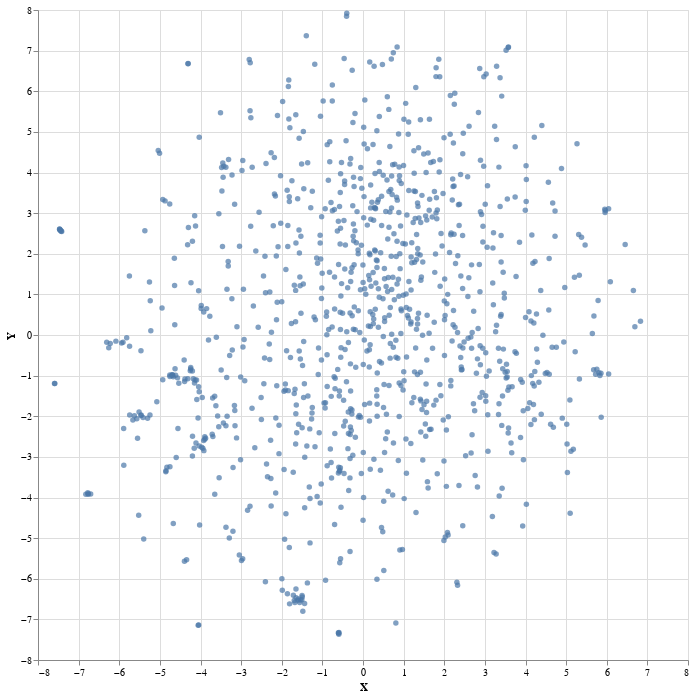

Notebook source saved alongside this figure:
### Markdown cell above
```{margin} This visualization is partial
Since we've run a t-SNE reduction on the sampled embeddings, the graph layout only takes into account the relative differences between that sampling, not all of GloVe. Going the latter route would take a while to compute – there would be 400,000 embeddings to reduce!
```

With the reduced embeddings made, it's time to plot them. Have a look around at the results. What seems right to you? What surprises you?

### Code cell
import altair as alt

alt.Chart(vis_data).mark_circle(size=30).encode(
    x='X',
    y='Y',
    tooltip='LABEL'
).properties(
    height=650,
    width=650
).interactive()

### Figure 1 — Vega-Lite specification as saved in the notebook (floating-point values rounded to 4 significant figures; data arrays with more than 128 entries replaced by an {"elided": "..."} marker saying what was removed)
{"config": {"view": {"continuousWidth": 400, "continuousHeight": 300}}, "data": {"name": "data-3d7c5918e33779de31120c471ad148ad"}, "mark": {"type": "circle", "size": 30}, "encoding": {"tooltip": {"field": "LABEL", "type": "nominal"}, "x": {"field": "X", "type": "quantitative"}, "y": {"field": "Y", "type": "quantitative"}}, "height": 650, "selection": {"selector001": {"type": "interval", "bind": "scales", "encodings": ["x", "y"]}}, "width": 650, "$schema": "https://vega.github.io/schema/vega-lite/v4.17.0.json", "datasets": {"data-3d7c5918e33779de31120c471ad148ad": {"elided": "1000 records"}}}
